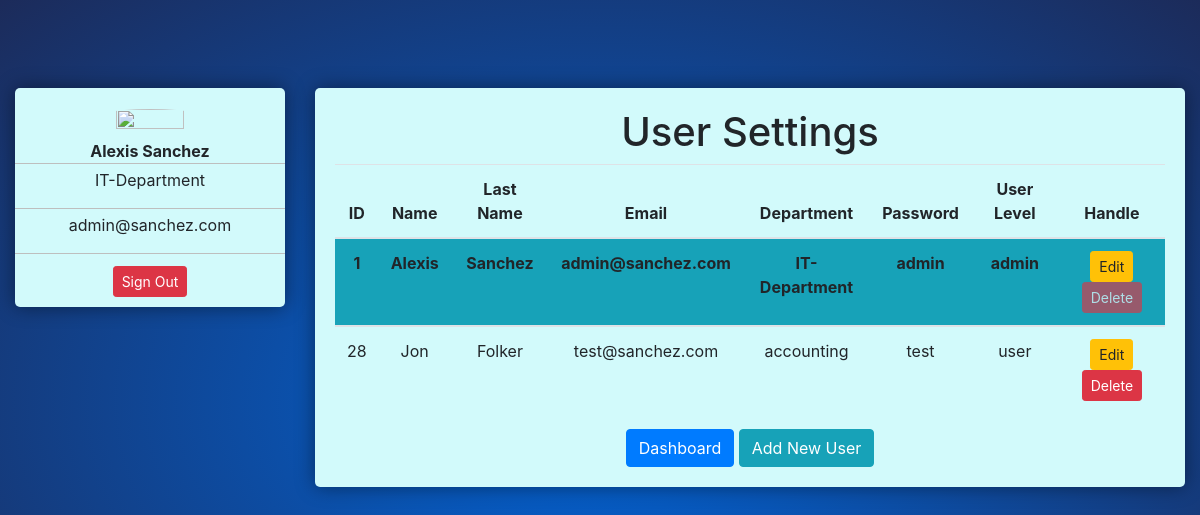
The page /view/user-settings.php (signed in) on the database its author committed.
### tables this page shows
CREATE TABLE `users` (
  `id` int(100) NOT NULL,
  `fname` varchar(20) NOT NULL,
  `lname` varchar(20) NOT NULL,
  `email` varchar(50) NOT NULL,
  `password` varchar(20) NOT NULL,
  `department` varchar(30) NOT NULL,
  `level` varchar(25) NOT NULL
);

### view/user-settings.php (the view, shortened to what this page needs)
<!DOCTYPE html>
<html lang="en">
<head>
    <link rel="stylesheet" href="https://stackpath.bootstrapcdn.com/bootstrap/4.5.0/css/bootstrap.min.css">
    <link rel="stylesheet" href="../css/style.css">
</head>
<body>
    <div class="">
        <div class="row profile">
            <?php
            include('menu.php');
            if($row['level'] == 'admin'){
            ?>
            <div class="col-md-9 mt-2">
                <div class="profile-content text-center">
                    <h1 class="col-sm-12">User Settings</h1>
                    <table class="table table-hover">
                        <thead>
                            <tr>
                                <th scope="col">ID</th>
                                <th scope="col">Name</th>
                                <th scope="col">Last Name</th>
                                <th scope="col">Email</th>
                                <th scope="col">Department</th>
                                <th scope="col">Password</th>
                                <th scope="col">User Level</th>
                                <th scope="col">Handle</th>
                            </tr>
                        </thead>
                        <?php
                        require("../controller/db.php");
                        $curent_user = $_SESSION['id'];
                        $sql = "SELECT * FROM users ";
                        $result = $conn->query($sql);
                        while ($rows = $result->fetch_assoc()) {
                            $id = $rows['id'];
                        ?>
                            <tbody>
                                <tr>
                                    <?php
                                        if($curent_user == $rows['id']){
                                            ?>
                                            <td class="font-weight-bold bg-info"><?php echo $rows['id']; ?></td>
                                            <td class="font-weight-bold bg-info"><?php echo $rows['fname']; ?></td>
                                            <td class="font-weight-bold bg-info"><?php echo $rows['lname']; ?></td>
                                            <td class="font-weight-bold bg-info"><?php echo $rows['email']; ?></td>
                                            <td class="font-weight-bold bg-info"><?php echo $rows['department']; ?></td>
                                            <td class="font-weight-bold bg-info"><?php echo $rows['password']; ?></td>
                                            <td class="font-weight-bold bg-info"><?php echo $rows['level']; ?></td>
                                            <td class="font-weight-bold bg-info"><?php echo "<a class='btn btn-warning btn-sm' href='../model/edit-user.php?id=$id' >Edit</a>
                                            <a onClick=\"javascript: return confirm('Please confirm deletion');\" href='../model/delete-user.php?id=$id' class='btn btn-danger disabled btn-sm' href=''>Delete</a>"; ?></td><?php
                                        }else{
                                            ?>
                                            <td><?php echo $rows['id']; ?></td>
                                            <td><?php echo $rows['fname']; ?></td>
                                            <td><?php echo $rows['lname']; ?></td>
                                            <td><?php echo $rows['email']; ?></td>
                                            <td><?php echo $rows['department']; ?></td>
                                            <td><?php echo $rows['password']; ?></td>
                                            <td><?php echo $rows['level']; ?></td>
                                            <td><?php echo "<a class='btn btn-warning btn-sm' href='../model/edit-user.php?id=$id' >Edit</a>
                                            <a onClick=\"javascript: return confirm('Please confirm deletion');\" href='../model/delete-user.php?id=$id' class='btn btn-danger btn-sm' href=''>Delete</a>"; ?></td><?php
                                        }
                                    ?>
                                </tr>
                            </tbody>
                        <?php
                        }
                        ?>
                    </table>
                    <a class="btn btn-primary btn-md" href="../view/dashboard.php">Dashboard</a>
                    <a class="btn btn-info btn-md" href="../view/signup.php">Add New User</a>
                </div>
            </div>
        </div>
    </div>
    <?php
	}else{
		header("Location: dashboard.php");
	}
?>
</body>
</html>

### view/menu.php (shortened to what this page needs)
<?php
    require("../controller/db.php");
    $curent_user = $_SESSION['id'];
    $sql = "SELECT * FROM users WHERE id='$curent_user' ";
    $result = $conn->query($sql);
    $row = $result->fetch_assoc();
?>
<div class="col-md-3 mt-2">
                <div class="profile-sidebar">
                    <div class="profile-userpic text-center">
                        <img src="https://www.pngkit.com/png/full/78-782168_photo-vault-boy-transparent-background.png" class="img-responsive" alt="">
                    </div>
                    <div class="profile-usermenu text-center">
                        <ul class="nav">
                            <li class=" col-sm-12 mt-1">
                            <b><?php echo $row['fname']." ". $row['lname']; ?></b>
                            </li>
                            <li class=" col-sm-12 mt-1">
                            <p><?php echo $row['department']; ?></p>
                            </li>
                            <li class=" col-sm-12 mt-1">
                            <p><?php echo $row['email']; ?></p>
                            </li>
                            <div class=" col-sm-12 mt-1">
                            <?php echo "<a onClick=\"javascript: return confirm('Are you sure you want to log out?');\"  href='../model/logout.php' class='btn btn-danger mt-2 btn-sm'>Sign Out</a>" ?>
                            </div>
                        </ul>
                    </div>
                </div>
            </div>

### css/style.css (style rules this page uses)
html, * { margin: 0; padding: 0; }
body { background: -webkit-radial-gradient( center, ellipse cover, #0264d6 1%, #1c2b5a 100% ); height: 90vh; }
.profile { margin: 80px 0; }
.profile-sidebar { padding: 20px 0 10px 0; background: #d2fafb; border-radius: 5px; box-shadow: 0 0 20px rgba(0, 0, 0, 0.445); }
.profile-userpic img { float: none; margin: 0 auto; width: 50%; height: 50%; -webkit-border-radius: 50% !important; -moz-border-radius: 50% !important; border-radius: 50% !important; }
.profile-usermenu ul li { border-bottom: 1px solid #bebebe; }
.profile-content { padding: 20px; background: #d2fafb; border-radius: 5px; box-shadow: 0 0 20px rgba(0, 0, 0, 0.445); }

### rows shown on the page
users: fname "Alexis", lname "Sanchez", department "IT-Department", email "admin@sanchez.com", id "1", password "admin", level "admin"
users: id "28", fname "Jon", lname "Folker", email "test@sanchez.com", department "accounting", password "test", level "user"
